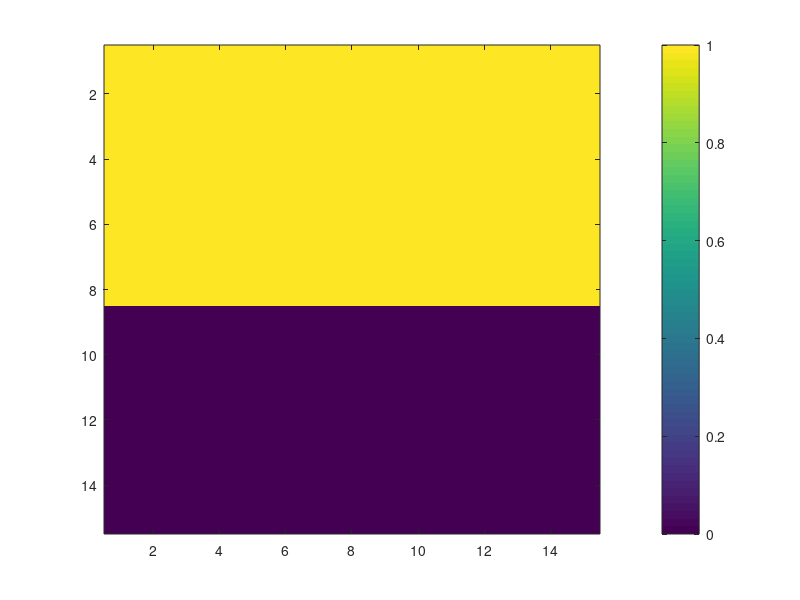

Source code (MATLAB): (Note: this script raises an error after producing the figure.)
%%%%%%%%%%%%%%%%%%%%%%%%%%%%%%%%%%%%%%%%%%%%%%%%%%%%%%%%%%%%%%%%%%%%%%%

clc;
clear ;
%%%%%%%%%%%%%%%%%%%%%%%%%%%%%%%%%%%%%%%%%%%%%%%%%%%%%%%%%%%%%%%%%%%%%%%%

% WBCAPD project - image sensing simulation variables - ".csv" file generator 

%   Instructions:
%   1.  Matlab Code: change variables: i_min, max_photo_current, m, n
%                    output: ".cvs" file (to be imported to Virtuoso>>Maestro)
%   2.  Transfer file to ws.
%   3.  Open file, save file : "Use Text CSV Format" , click OK.
%   4.  Open Virtuoso -> Maestro. right click on "Design Variables" -> import from CSV."

%   NOTE: if you wish to upload an image, use the code in section 4,
%         otherwise see section 2 and 3.

%%%%%%%%%%%%%%%%%%%%%%%%%%%%%%%%%%%%%%%%%%%%%%%%%%%%%%%%%%%%%%%%%%%%%

%                  1. Initial Values for Simulation  

% greyscale value of matlab per image pixel =[0,255]

%           Minimal & Maxminal Photo Current
i_min = 1e-18; % [A] (1aA)
max_photo_current = 170e-12; % [A] (170pA)
i_max = 4 * max_photo_current;
sizing_factor = 1/255;

%            wbcapd array dimension (mxn) (one less than Pixel Array dimensions)
m = 15;     
n = 15;

%%%%%%%%%%%%%%%%%%%%%%%%%%%%%%%%%%%%%%%%%%%%%%%%%%%%%%%

%      2.  Matrix initialization

% Defualt - 0 -  Min photocurrent
img_in = zeros(m,n);

% 255 - Max photocurrent
%img_in = 255* ones(m,n);

% 128 - half power photocurrent (middle)
%img_in = 128* ones(m,n);


%%%%%%%%%%%%%%%%%%%%%%%%%%%%%%%%%%%%%%%%%%%%%%%%%%%%%%%%
%        3.     image - [0,255,0,0] for n=2 


%          (square with top right quarter black)


% for i = 1:m
%     for j = 1:n
%         if(i<=round(m/2) && j>round(n/2))
%             img_in(i, j) = 255;
%         end
%     end
% end



%          top half 255, bottom half 0


for i = 1:m
    for j = 1:n
        if(i<=round(m/2))
            img_in(i, j) = 255;
        end
    end
end



%%%%%%%%%%%%%%%%%%%%%%%%%%%%%%%%%%%%%%%%%%%%%%%%%%%%%%%%

%     4.  Import (mxn) Image from path

%A = imread(img2);
%img_in = rgb2gray(A);
%%%%%%%%%%%%%%%%%%%%%%%%%%%%%%%%%%%%%%%%%%%%%%%%%%%%%%%%%%%%%%%%%%%%%%%%%%%%%%%

%   5.  Calculate Current Values from greyscale
img_in_t=img_in';
val = reshape(img_in_t, 1, []);
i_in = i_min + (i_max-i_min) * sizing_factor * val;



%%%%%%%%%%%%%%%%%%%%%%%%%%%%%%%%%%%%%%%%%%%%%%%%%%%%%%%%%%%%%%%%%%%%%%%%%%%%%%%%%%%%%%%%%%%%%%%%%%%%%%%%%%
%                        6.   Variable Setting
%table title
title_row = {'Type', 'Name', 'Value', 'Enabled', 'Tags', 'Notes'};

%Simulation Variables
variable_block = {'variable','vdd', '1.8', 'enabled','' ,'' ;
                  'variable','vss', '0', 'enabled','' ,'' ;

                  'variable','L_cm',            '180n', 'enabled','' ,'';
                  'variable','L_tg',            '180n', 'enabled','' ,'';
                  'variable','L_rst',           '300n', 'enabled','' ,'';
                  'variable','L_sf',            '300n', 'enabled','' ,'';
                  'variable','L_bias',          '180n', 'enabled','' ,'';
                  'variable','L_rs',            '180n', 'enabled','' ,'';
                  'variable','L_so',            '180n', 'enabled','' ,'';
                  'variable','L_col_sel',       '20*180n', 'enabled','' ,'';

                  'variable','N', '1', 'enabled','' ,'';

                  'variable','W_cm',         '220n', 'enabled','' ,'';
                  'variable','W_tg',         '220n', 'enabled','' ,'';
                  'variable','W_rst',        '220n', 'enabled','' ,'';
                  'variable','W_sf',         '3*220n', 'enabled','' ,'';
                  'variable','W_bias',       '220n', 'enabled','' ,'';
                  'variable','W_rs',         '3*220n', 'enabled','' ,'';
                  'variable','W_so',         '220n', 'enabled','' ,'';
                  'variable','W_col_sel',    '220n', 'enabled','' ,'';

                  'variable','c_pd_int',    '8.58f', 'enabled','' ,'';   %    Emulated PD Capacitance (WBCAPD cell)
                  'variable','c_pd_ext',    '19.5f', 'enabled','' ,'';

                  'variable','c_fd',    '17f', 'enabled','' ,'';      %    Floating Diffusion Capacitance (is_tb cell)
                  'variable','c_column',   '40f', 'enabled','' ,'';     %    column capacitance sim (is_tb_4port_pixel)

                  'variable','v_ref',   '500m', 'enabled','' ,'';    %    Emulated PD saturation voltage (WBCAPD cell)

                  'variable','i_in_D',  '0', 'enabled','' ,'';
                  'variable','i_in_P',  '20m', 'enabled','' ,'';
                  'variable','i_in_PW', '15m', 'enabled','' ,'';
                  'variable','i_in_RF', '10n', 'enabled','' ,'';
                  
                  
                  };
 

%%%%%%%%%%%%%%%%%%%%%%%%%%%%%%%%%%%%%%%%%%%%%%%%%%%%%%%%%%%%%%%%%%%%%%%%%%%%%%%%%%%%%%%%%%%%%%%%%%%%%%%%%%%%%%%%%%%%%%%%%%%%%%%%


%   7.  Image-Current Values data for csv table file
str = 'i_in%d';
current_block = cell(n*n, 6);
for i = 1:(m*n)
    current_block(i,:) = {'variable',sprintf(str,i-1),i_in(i), 'enabled','',''};
end

image(img_in)
colorbar

%   8.  write data to cvs file
data = title_row;
data = vertcat (data, variable_block); 
data = vertcat (data, current_block);

writecell (data,'simulation_parameters_input_image_sense_15by15_currents_v2.csv');





%%%%%%%%%%%%%%%%%%%%%%%%%%%%%%%%%%%%%%%%%%%%%%%%%%%%%%%%%%%%%%%%%%%%%%%

